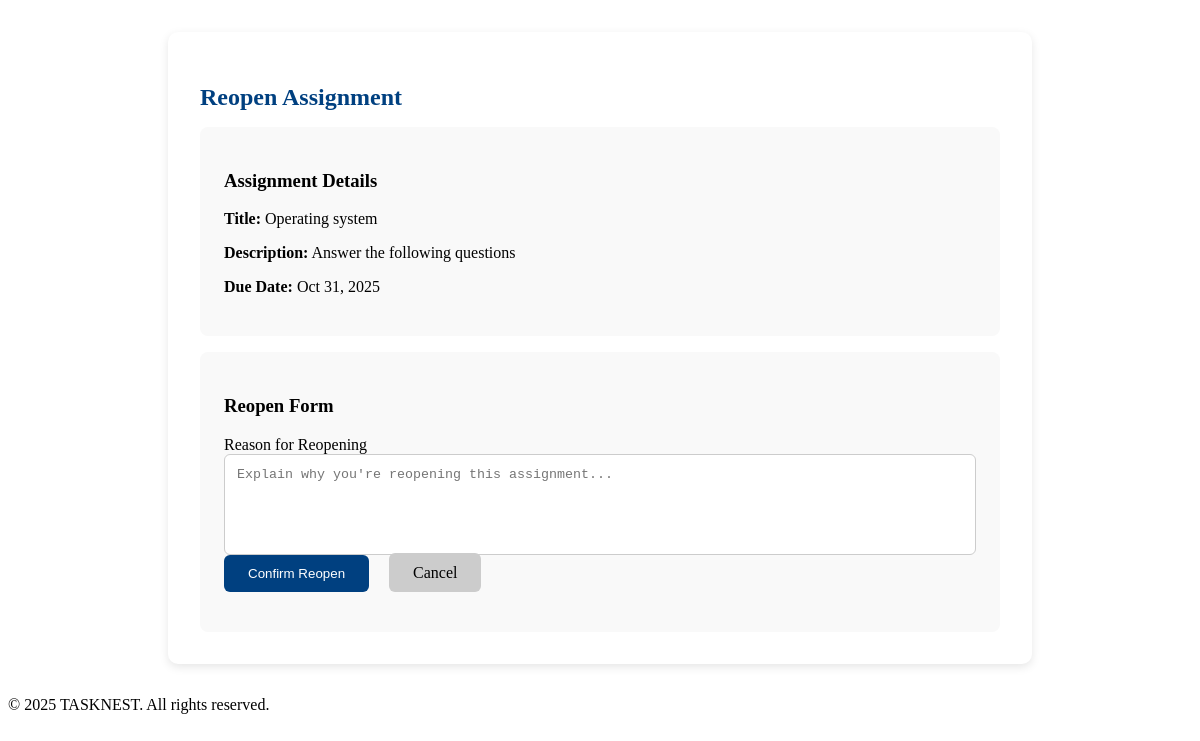
Page /admin/reopen_assignment.php?id=7 (signed in) on the committed database.
### tables this page shows
CREATE TABLE `assignments` (
  `id` int(11) NOT NULL,
  `teacher_id` int(11) NOT NULL,
  `title` varchar(255) NOT NULL,
  `description` text DEFAULT NULL,
  `file` varchar(255) DEFAULT NULL,
  `created_at` timestamp NOT NULL DEFAULT current_timestamp(),
  `due_date` datetime NOT NULL,
  `status` varchar(20) DEFAULT 'open',
  `max_score` int(11) DEFAULT 100,
  `allow_late_submission` tinyint(1) DEFAULT 1,
  `reopened_at` datetime DEFAULT NULL,
  `reopened_by` int(11) DEFAULT NULL,
  `reopen_reason` text DEFAULT NULL
);

### admin/reopen_assignment.php (the view, shortened to what this page needs)
<?php
require_once __DIR__ . '/../src/db.php';
$assignmentId = $_GET['id'] ?? null;
$stmt = $pdo->prepare("SELECT * FROM assignments WHERE id = ?");
$stmt->execute([$assignmentId]);
$assignment = $stmt->fetch();
?>
<main class="dashboard">
  <h2><i class="fa-solid fa-folder-open"></i> Reopen Assignment</h2>
  <div class="form-card">
    <h3><i class="fa fa-book"></i> Assignment Details</h3>
    <p><strong>Title:</strong> <?= htmlspecialchars($assignment['title']) ?></p>
    <p><strong>Description:</strong> <?= nl2br(htmlspecialchars($assignment['description'])) ?></p>
    <p><strong>Due Date:</strong> <?= date('M d, Y', strtotime($assignment['due_date'])) ?></p>
  </div>
  <div class="form-card">
    <h3><i class="fa fa-undo"></i> Reopen Form</h3>
    <form method="post">
      <label>Reason for Reopening</label><br>
      <textarea name="reason" rows="5" placeholder="Explain why you're reopening this assignment..." required></textarea><br>
      <button type="submit" class="btn-primary"><i class="fa fa-undo"></i> Confirm Reopen</button>
      <a href="assignments.php" class="btn-cancel">Cancel</a>
    </form>
  </div>
</main>
<footer>
    <p>&copy; <?= date('Y') ?> TASKNEST. All rights reserved.</p>
</footer>
</body>
</html>

### admin/reopen_assignment.php (style rules this page uses)
.dashboard { max-width: 800px; margin: 2rem auto; padding: 2rem; background: #fff; border-radius: 10px; box-shadow: 0 3px 10px rgba(0,0,0,0.1); }
h2 { color: #004080; margin-bottom: 1rem; }
.form-card { background: #f9f9f9; padding: 1.5rem; margin-top: 1rem; border-radius: 8px; }
textarea { width: 100%; border-radius: 6px; border: 1px solid #ccc; padding: 0.75rem; resize: none; }
.btn-primary { background: #004080; color: #fff; padding: 0.7rem 1.5rem; border: none; border-radius: 6px; cursor: pointer; }
.btn-cancel { background: #ccc; color: #000; padding: 0.7rem 1.5rem; border-radius: 6px; text-decoration: none; margin-left: 1rem; }

### rows in the picture
assignments: title "Operating system", description "Answer the following questions", due_date "Oct 31, 2025"
